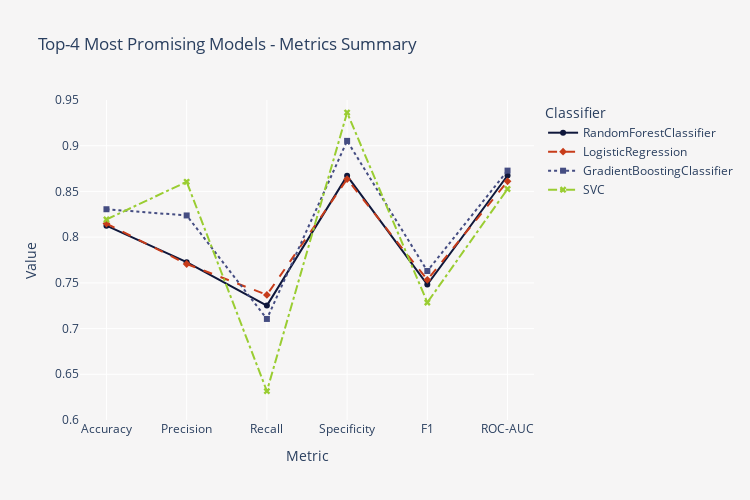

The notebook cell this image was saved under:
### Code cell
fig = px.line(
    metrics,
    markers=True,
    height=500,
    width=750,
    range_y=(0.60, 0.95),
    labels={"variable": "Classifier", "value": "Value", "index": "Metric"},
    title="Top-4 Most Promising Models - Metrics Summary",
    color="variable",
    line_dash="variable",
    symbol="variable",
    color_discrete_sequence=["#0f173b", "#c73c1a", "#454d82", "yellowgreen"],
    line_dash_sequence=["solid", "dash", "dot", "dashdot"],
)
fig.update_layout(
    plot_bgcolor=BACKGROUND_COLOR,
    paper_bgcolor=BACKGROUND_COLOR,
)
fig.show()

### Figure 1 — Plotly figure (JSON) as saved in the notebook; plotly's stock layout.template omitted (floating-point values rounded to 4 significant figures)
{"data": [{"hovertemplate": "Classifier=RandomForestClassifier<br>Metric=%{x}<br>Value=%{y}<extra></extra>", "legendgroup": "RandomForestClassifier", "line": {"color": "#0f173b", "dash": "solid"}, "marker": {"symbol": "circle"}, "mode": "markers+lines", "name": "RandomForestClassifier", "orientation": "v", "showlegend": true, "type": "scatter", "x": ["Accuracy", "Precision", "Recall", "Specificity", "F1", "ROC-AUC"], "xaxis": "x", "y": [0.8126, 0.7726, 0.7251, 0.867, 0.7481, 0.8674], "yaxis": "y"}, {"hovertemplate": "Classifier=LogisticRegression<br>Metric=%{x}<br>Value=%{y}<extra></extra>", "legendgroup": "LogisticRegression", "line": {"color": "#c73c1a", "dash": "dash"}, "marker": {"symbol": "diamond"}, "mode": "markers+lines", "name": "LogisticRegression", "orientation": "v", "showlegend": true, "type": "scatter", "x": ["Accuracy", "Precision", "Recall", "Specificity", "F1", "ROC-AUC"], "xaxis": "x", "y": [0.8148, 0.7706, 0.7368, 0.8634, 0.7534, 0.861], "yaxis": "y"}, {"hovertemplate": "Classifier=GradientBoostingClassifier<br>Metric=%{x}<br>Value=%{y}<extra></extra>", "legendgroup": "GradientBoostingClassifier", "line": {"color": "#454d82", "dash": "dot"}, "marker": {"symbol": "square"}, "mode": "markers+lines", "name": "GradientBoostingClassifier", "orientation": "v", "showlegend": true, "type": "scatter", "x": ["Accuracy", "Precision", "Recall", "Specificity", "F1", "ROC-AUC"], "xaxis": "x", "y": [0.8305, 0.8237, 0.7105, 0.9053, 0.763, 0.8728], "yaxis": "y"}, {"hovertemplate": "Classifier=SVC<br>Metric=%{x}<br>Value=%{y}<extra></extra>", "legendgroup": "SVC", "line": {"color": "yellowgreen", "dash": "dashdot"}, "marker": {"symbol": "x"}, "mode": "markers+lines", "name": "SVC", "orientation": "v", "showlegend": true, "type": "scatter", "x": ["Accuracy", "Precision", "Recall", "Specificity", "F1", "ROC-AUC"], "xaxis": "x", "y": [0.8193, 0.8606, 0.6316, 0.9362, 0.7285, 0.8526], "yaxis": "y"}], "layout": {"height": 500, "legend": {"title": {"text": "Classifier"}, "tracegroupgap": 0}, "paper_bgcolor": "#F6F5F5", "plot_bgcolor": "#F6F5F5", "title": {"text": "Top-4 Most Promising Models - Metrics Summary"}, "width": 750, "xaxis": {"anchor": "y", "domain": [0, 1], "title": {"text": "Metric"}}, "yaxis": {"anchor": "x", "domain": [0, 1], "range": [0.6, 0.95], "title": {"text": "Value"}}}}
